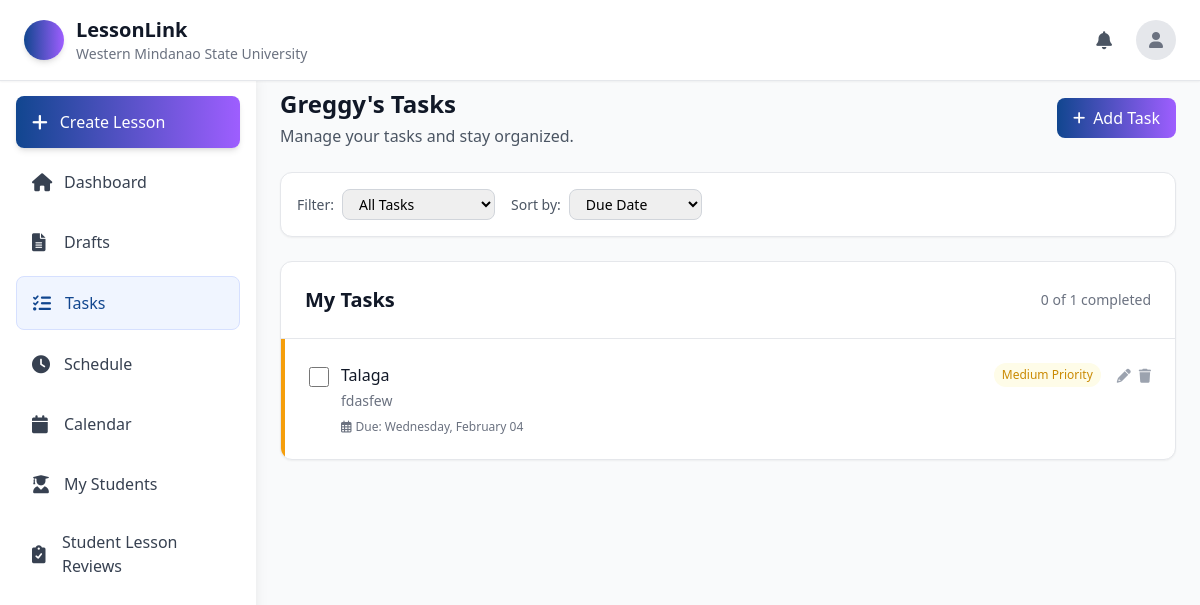
The app's page /task/ (signed in) with its own data.
### lesson/models.py (models this page shows, shortened)
class User(AbstractUser):
    ROLE_CHOICES = [
        ('Student Teacher', 'Student Teacher'),
        ('Teacher', 'Teacher'),
        ('Department Head', 'Department Head'),
        ('Admin', 'Admin'),
    ]
    APPROVAL_STATUS_CHOICES = [
        ('pending', 'Pending'),
        ('approved', 'Approved'),
        ('disapproved', 'Disapproved'),
    ]
    username = None
    email = models.EmailField(unique=True)
    middle_name = models.CharField(max_length=100, blank=True, null=True)
    dob = models.DateField(null=True, blank=True)
    role = models.CharField(max_length=100, choices=ROLE_CHOICES)
    rank = models.CharField(max_length=100)
    department = models.CharField(max_length=100)
    approval_status = models.CharField(
        max_length=20,
        choices=APPROVAL_STATUS_CHOICES,
        default='pending'
    )
    rejection_reason = models.TextField(
        blank=True,
        null=True,
        verbose_name="Reason for Rejection",
        help_text="Explanation provided to student when account was disapproved"
    )
    school = models.ForeignKey(
        "SchoolRegistration",  # reference your school model
        on_delete=models.SET_NULL,
        blank=True,
        null=True,
        related_name="users"
    )
    supervising_teacher = models.ForeignKey(
        'self',
        on_delete=models.SET_NULL,
        blank=True,
        null=True,
        related_name='supervised_student_teachers',
        limit_choices_to={'role': 'Teacher'},  # Only teachers can be supervising teachers
        verbose_name="Supervising Teacher"
    )
    affiliations = models.TextField(blank=True, null=True)
    profile_picture = models.ImageField(
        upload_to='profile_pictures/',
        null=True,
        blank=True,
        help_text="Profile picture for the user"
    )
    USERNAME_FIELD = 'email'
    REQUIRED_FIELDS = ['first_name', 'last_name', 'role', 'rank', 'department']
    objects = CustomUserManager()

class Task(models.Model):
    PRIORITY_CHOICES = [
        ('low', 'Low Priority'),
        ('medium', 'Medium Priority'),
        ('high', 'High Priority'),
    ]
    STATUS_CHOICES = [
        ('pending', 'Pending'),
        ('completed', 'Completed'),
    ]
    user = models.ForeignKey(User, on_delete=models.CASCADE)
    title = models.CharField(max_length=200)
    description = models.TextField(blank=True, null=True)
    priority = models.CharField(max_length=10, choices=PRIORITY_CHOICES, default='medium')
    status = models.CharField(max_length=10, choices=STATUS_CHOICES, default='pending')
    due_date = models.DateField(blank=True, null=True)
    due_time = models.TimeField(blank=True, null=True)
    created_at = models.DateTimeField(auto_now_add=True)
    updated_at = models.DateTimeField(auto_now=True)
    class Meta:
        ordering = ['-created_at']
    def display_due_date(self):
        if not self.due_date:
            return "No due date"
        due_date = self._get_date(self.due_date)
        today = timezone.now().date()
        tomorrow = today + timezone.timedelta(days=1)
        if due_date == today:
            return "Today"
        elif due_date == tomorrow:
            return "Tomorrow"
        else:
            return due_date.strftime('%A, %B %d')
    def display_due_datetime(self):
        if not self.due_date:
            return "No due date"
        due_date = self._get_date(self.due_date)
        date_str = self.display_due_date()
        if self.due_time:
            due_time = self._get_time(self.due_time)
            time_str = due_time.strftime('%I:%M %p')
            return f"{date_str}, {time_str}"
        return date_str
    def _get_date(self, value):
        if isinstance(value, str):
            return datetime.strptime(value, "%Y-%m-%d").date()
        return value

### lesson/views.py (the view)
# urls.py: path('task/', task, name='task'),
@login_required
def task(request):
    user = request.user
    tasks = Task.objects.filter(user=user)
    filter_type = request.GET.get('filter', 'all')
    if filter_type == 'completed':
        tasks = tasks.filter(status='completed')
    elif filter_type == 'pending':
        tasks = tasks.filter(status='pending')
    elif filter_type in ['high', 'medium', 'low']:
        tasks = tasks.filter(priority=filter_type)
    sort_by = request.GET.get('sort', 'due-date')
    if sort_by == 'priority':
        priority_order = {'high': 0, 'medium': 1, 'low': 2}
        tasks = sorted(tasks, key=lambda x: priority_order[x.priority])
    elif sort_by == 'created':
        tasks = tasks.order_by('-created_at')
    elif sort_by == 'alphabetical':
        tasks = tasks.order_by('title')
    else:  # due-date (default)
        tasks = tasks.order_by('due_date', 'due_time')
    completed_count = Task.objects.filter(user=user, status='completed').count()
    total_count = Task.objects.filter(user=user).count()
    return render(request, 'task.html', {
        'user': user,
        'tasks': tasks,
        'completed_count': completed_count,
        'total_count': total_count,
        'current_filter': filter_type,
        'current_sort': sort_by
    })

### lesson/templates/task.html (shortened to what this page needs)
{% load static %}
<!DOCTYPE html>
<html lang="en">
<head>
    <script src="https://cdn.tailwindcss.com"></script>
    <link href="https://cdnjs.cloudflare.com/ajax/libs/font-awesome/6.0.0/css/all.min.css" rel="stylesheet">
</head>
<body class="bg-gray-50 min-h-screen">
    <header class="bg-white shadow-sm border-b fixed top-0 left-0 right-0 z-40">
        <div class="flex items-center justify-between px-4 py-3 md:px-6 md:py-4">
            <div class="flex items-center space-x-2 md:space-x-3 flex-1 md:flex-none">
                <div class="w-8 h-8 md:w-10 md:h-10 bg-gradient-to-r from-[#11468F] to-[#9E5EFF] rounded-full shadow-md"></div>
                <div class="hidden sm:block">
                    <h1 class="text-lg md:text-xl font-bold text-gray-900">LessonLink</h1>
                    <p class="text-xs md:text-sm text-gray-500 hidden lg:block">Western Mindanao State University</p>
                </div>
            </div>
            <div class="flex items-center space-x-1 md:space-x-4">
                <div class="relative">
                    <button id="notification-btn"
                        class="relative p-2 text-gray-600 hover:bg-gray-100 rounded-lg transition-colors">
                        <i class="fas fa-bell text-sm md:text-lg"></i>
                    </button>
                </div>
                <div class="relative">
                    <button id="profile-btn"
                        class="w-10 h-10 rounded-full overflow-hidden bg-gray-200 flex items-center justify-center hover:bg-gray-300 transition-colors">
                        {% if user.profile_picture %}
                        <img src="{{ user.profile_picture.url }}" alt="Profile Picture"
                            class="w-full h-full object-cover">
                        {% else %}
                        <i class="fas fa-user text-gray-500"></i>
                        {% endif %}
                    </button>
                </div>
            </div>
        </div>
    </header>
    <div class="flex pt-16">
        <aside id="sidebar"
            class="w-64 bg-white shadow-lg h-screen fixed md:static -translate-x-full md:translate-x-0 sidebar-transition z-30">
            <nav class="p-4 pt-8 space-y-2">
                <a href="{% url 'lesson_ai' %}"><button
                    class="w-full flex items-center space-x-3 px-4 py-3 bg-gradient-to-r from-[#11468F] to-[#9E5EFF] text-white rounded-lg hover:from-[#0d3a7a] hover:to-[#8c4de6] transition-all shadow-md text-sm md:text-base">
                    <i class="fas fa-plus text-sm md:text-lg"></i>
                    <span class="font-medium">Create Lesson</span>
                </button></a>
                <a href="{% url 'dashboard' %}"
                    class="flex items-center space-x-3 px-4 py-3 text-gray-700 hover:bg-[#f0f5ff] rounded-lg transition-colors group text-sm md:text-base">
                    <i class="fas fa-home text-sm md:text-lg w-5 group-hover:text-[#11468F] transition-colors"></i>
                    <span>Dashboard</span>
                </a>
                <a href="{% url 'draft_list' %}"
                    class="flex items-center space-x-3 px-4 py-3 text-gray-700 hover:bg-[#f0f5ff] rounded-lg transition-colors group text-sm md:text-base">
                    <i class="fas fa-file-alt text-sm md:text-lg w-5 group-hover:text-[#11468F] transition-colors"></i>
                    <span>Drafts</span>
                </a>
                <a href="{% url 'task' %}"
                    class="flex items-center space-x-3 px-4 py-3 text-[#11468F] bg-[#f0f5ff] rounded-lg border border-[#d6e0ff] text-sm md:text-base">
                    <i class="fas fa-tasks text-sm md:text-lg w-5"></i>
                    <span>Tasks</span>
                </a>
                <a href="{% url 'schedule' %}"
                    class="flex items-center space-x-3 px-4 py-3 text-gray-700 hover:bg-[#f0f5ff] rounded-lg transition-colors group">
                    <i class="fas fa-clock text-lg w-5 group-hover:text-[#11468F] transition-colors"></i>
                    <span>Schedule</span>
                </a>
                <a href="{% url 'dep_calendar' %}"
                    class="flex items-center space-x-3 px-4 py-3 text-gray-700 hover:bg-[#f0f5ff] rounded-lg transition-colors group">
                    <i class="fas fa-calendar text-lg w-5 group-hover:text-[#11468F] transition-colors"></i>
                    <span>Calendar</span>
                </a>
                {% if user.role != 'Student Teacher' %}
                <a href="{% url 'teacher_student_list' %}" class="flex items-center space-x-3 px-4 py-3 text-gray-700 hover:bg-[#f0f5ff] rounded-lg transition-colors">
                    <i class="fas fa-user-graduate text-lg w-5"></i>
                    <span>My Students</span>
                </a>
                {% endif %}
                {% if user.role != 'Student Teacher' %}
                <a href="{% url 'supervising_teacher_reviews' %}" class="flex items-center space-x-3 px-4 py-3 text-gray-700 hover:bg-[#f0f5ff] rounded-lg transition-colors">
                    <i class="fas fa-clipboard-check text-lg w-5"></i>
                    <span>Student Lesson Reviews</span>
                </a>
                {% endif %}
            </nav>
        </aside>
        <main class="flex-1 p-3 md:p-6 md:ml-0">
            <div class="mb-4 md:mb-6">
                <div class="flex items-center justify-between mb-4">
                    <div>
                        <h1 class="text-xl md:text-2xl font-bold text-gray-900">{{ user.first_name }}'s Tasks</h1>
                        <p class="text-gray-600 mt-1 text-sm md:text-base">Manage your tasks and stay organized.</p>
                    </div>
                    <button id="add-task-btn"
                        class="flex items-center space-x-2 px-3 py-2 md:px-4 md:py-2 bg-gradient-to-r from-[#11468F] to-[#9E5EFF] text-white rounded-lg hover:from-[#0d3a7a] hover:to-[#8c4de6] transition-colors text-sm md:text-base">
                        <i class="fas fa-plus text-xs md:text-sm"></i>
                        <span>Add Task</span>
                    </button>
                </div>
            </div>
            <div class="bg-white rounded-xl shadow-sm border border-gray-200 p-4 mb-6">
                <div class="flex flex-wrap items-center gap-4">
                    <div class="flex items-center space-x-2">
                        <span class="text-sm text-gray-600">Filter:</span>
                        <select id="filter-select" class="border border-gray-300 rounded-lg px-3 py-1 text-sm focus:ring-2 focus:ring-blue-500 focus:border-transparent">
                            <option value="all" {% if current_filter == 'all' %}selected{% endif %}>All Tasks</option>
                        </select>
                    </div>
                    <div class="flex items-center space-x-2">
                        <span class="text-sm text-gray-600">Sort by:</span>
                        <select id="sort-select" class="border border-gray-300 rounded-lg px-3 py-1 text-sm focus:ring-2 focus:ring-blue-500 focus:border-transparent">
                            <option value="due-date" {% if current_sort == 'due-date' %}selected{% endif %}>Due Date</option>
                        </select>
                    </div>
                </div>
            </div>
            <div class="bg-white rounded-xl shadow-sm border border-gray-200 overflow-hidden">
                <div class="flex items-center justify-between p-4 md:p-6 border-b border-gray-200">
                    <h2 class="text-lg md:text-xl font-semibold text-gray-900">My Tasks</h2>
                    <span class="text-sm text-gray-500">{{ completed_count }} of {{ total_count }} completed</span>
                </div>
                <div class="divide-y divide-gray-200" id="tasks-container">
                    {% for task in tasks %}
                    <div class="task-item priority-{{ task.priority }} p-4 md:p-6 flex items-start" data-task-id="{{ task.id }}">
                        <input type="checkbox" class="task-checkbox mt-1 h-5 w-5 text-blue-600 rounded focus:ring-blue-500"
                               data-task-id="{{ task.id }}" {% if task.status == 'completed' %}checked{% endif %}>
                        <div class="ml-3 flex-1">
                            <div class="flex items-center justify-between">
                                <span class="task-text text-sm md:text-base font-medium text-gray-900 {% if task.status == 'completed' %}line-through text-gray-400{% endif %}">
                                    {{ task.title }}
                                </span>
                                <span class="text-xs font-medium px-2 py-1 rounded-full
                                    {% if task.status == 'completed' %}text-green-600 bg-green-50
                                    {% elif task.priority == 'high' %}text-red-600 bg-red-50
                                    {% elif task.priority == 'medium' %}text-yellow-600 bg-yellow-50
                                    {% else %}text-green-600 bg-green-50{% endif %}">
                                    {% if task.status == 'completed' %}Completed
                                    {% else %}{{ task.priority|title }} Priority{% endif %}
                                </span>
                            </div>
                            {% if task.description %}
                            <p class="text-sm text-gray-500 mt-1">{{ task.description }}</p>
                            {% endif %}
                            <div class="flex items-center mt-2 text-xs text-gray-500">
                                <i class="far fa-calendar-alt mr-1"></i>
                                <span>
                                    {% if task.due_date %}
                                        Due: {{ task.display_due_datetime }}
                                    {% else %}
                                        No due date
                                    {% endif %}
                                </span>
                            </div>
                        </div>
                        <div class="flex space-x-2 ml-4">
                            <button class="text-gray-400 hover:text-gray-600">
                                <i class="fas fa-pencil-alt text-sm"></i>
                            </button>
                            <button class="text-gray-400 hover:text-red-500 delete-task-btn" data-task-id="{{ task.id }}">
                                <i class="fas fa-trash text-sm"></i>
                            </button>
                        </div>
                    </div>
                    {% empty %}
                    <div class="p-8 text-center">
                        <i class="fas fa-tasks text-4xl text-gray-300 mb-4"></i>
                        <p class="text-gray-500">No tasks found. Create your first task to get started!</p>
                    </div>
                    {% endfor %}
                </div>
            </div>
        </main>
    </div>
</body>
</html>

### records on screen
User: first_name "Greggy"
Task: title "Talaga", priority "Medium", description "fdasfew", display_due_datetime "Wednesday, February 04"

### other values on screen
{{ completed_count }} "0"
{{ total_count }} "1"
